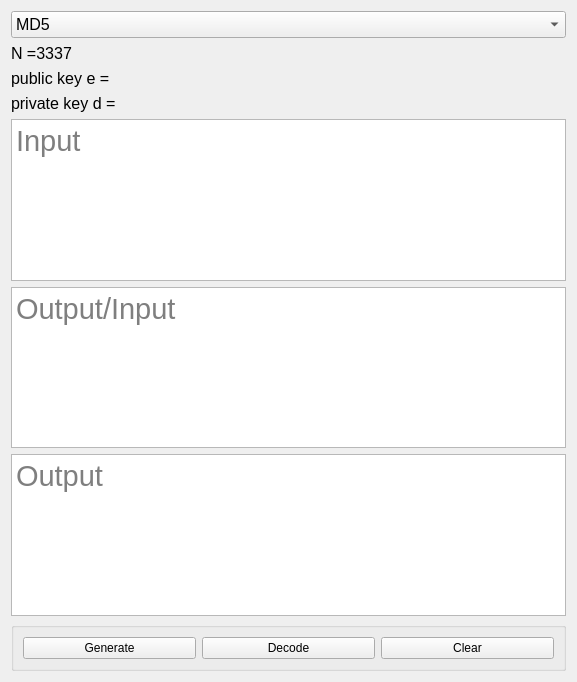
<?xml version="1.0" encoding="UTF-8"?>
<ui version="4.0">
 <class>RSA_Hash</class>
 <widget class="QWidget" name="RSA_Hash">
  <property name="windowModality">
   <enum>Qt::NonModal</enum>
  </property>
  <property name="geometry">
   <rect>
    <x>0</x>
    <y>0</y>
    <width>577</width>
    <height>682</height>
   </rect>
  </property>
  <property name="minimumSize">
   <size>
    <width>577</width>
    <height>0</height>
   </size>
  </property>
  <property name="windowTitle">
   <string>Form</string>
  </property>
  <layout class="QVBoxLayout" name="verticalLayout_2">
   <item>
    <layout class="QVBoxLayout" name="verticalLayout">
     <item>
      <widget class="QComboBox" name="Functions">
       <property name="font">
        <font>
         <pointsize>12</pointsize>
        </font>
       </property>
       <property name="currentText">
        <string>MD5</string>
       </property>
       <property name="currentIndex">
        <number>0</number>
       </property>
       <item>
        <property name="text">
         <string>MD5</string>
        </property>
       </item>
       <item>
        <property name="text">
         <string>RSA</string>
        </property>
       </item>
      </widget>
     </item>
     <item>
      <widget class="QLabel" name="labelN">
       <property name="font">
        <font>
         <pointsize>12</pointsize>
        </font>
       </property>
       <property name="text">
        <string>N =3337</string>
       </property>
      </widget>
     </item>
     <item>
      <widget class="QLabel" name="labelPublicKey">
       <property name="font">
        <font>
         <pointsize>12</pointsize>
        </font>
       </property>
       <property name="text">
        <string>public key e =</string>
       </property>
      </widget>
     </item>
     <item>
      <widget class="QLabel" name="labelPrivateKey">
       <property name="font">
        <font>
         <pointsize>12</pointsize>
        </font>
       </property>
       <property name="text">
        <string>private key d =</string>
       </property>
      </widget>
     </item>
     <item>
      <widget class="QTextEdit" name="inputTextEdit">
       <property name="maximumSize">
        <size>
         <width>16777215</width>
         <height>16777215</height>
        </size>
       </property>
       <property name="font">
        <font>
         <family>Segoe UI Historic</family>
         <pointsize>22</pointsize>
         <weight>50</weight>
         <italic>false</italic>
         <bold>false</bold>
        </font>
       </property>
       <property name="placeholderText">
        <string>Input</string>
       </property>
      </widget>
     </item>
     <item>
      <widget class="QTextEdit" name="input_outputTextEdit">
       <property name="maximumSize">
        <size>
         <width>16777215</width>
         <height>16777215</height>
        </size>
       </property>
       <property name="font">
        <font>
         <family>Segoe UI Historic</family>
         <pointsize>22</pointsize>
         <weight>50</weight>
         <italic>false</italic>
         <bold>false</bold>
        </font>
       </property>
       <property name="placeholderText">
        <string>Output/Input</string>
       </property>
      </widget>
     </item>
     <item>
      <widget class="QTextEdit" name="outputTextEdit">
       <property name="maximumSize">
        <size>
         <width>16777215</width>
         <height>16777215</height>
        </size>
       </property>
       <property name="font">
        <font>
         <family>Segoe UI Historic</family>
         <pointsize>22</pointsize>
        </font>
       </property>
       <property name="placeholderText">
        <string>Output</string>
       </property>
      </widget>
     </item>
     <item>
      <widget class="QGroupBox" name="groupBox">
       <property name="maximumSize">
        <size>
         <width>16777215</width>
         <height>16777215</height>
        </size>
       </property>
       <property name="title">
        <string/>
       </property>
       <layout class="QHBoxLayout" name="horizontalLayout">
        <item>
         <widget class="QPushButton" name="Generate">
          <property name="text">
           <string>Generate</string>
          </property>
         </widget>
        </item>
        <item>
         <widget class="QPushButton" name="Decode">
          <property name="text">
           <string>Decode</string>
          </property>
         </widget>
        </item>
        <item>
         <widget class="QPushButton" name="Clear">
          <property name="text">
           <string>Clear</string>
          </property>
         </widget>
        </item>
       </layout>
      </widget>
     </item>
    </layout>
   </item>
  </layout>
 </widget>
 <resources/>
 <connections/>
</ui>
